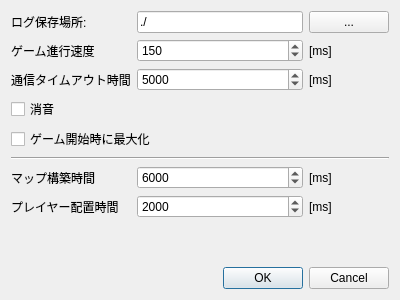
<?xml version="1.0" encoding="UTF-8"?>
<ui version="4.0">
 <class>SettingDialog</class>
 <widget class="QDialog" name="SettingDialog">
  <property name="geometry">
   <rect>
    <x>0</x>
    <y>0</y>
    <width>400</width>
    <height>300</height>
   </rect>
  </property>
  <property name="windowTitle">
   <string>Dialog</string>
  </property>
  <layout class="QVBoxLayout" name="verticalLayout">
   <item>
    <layout class="QGridLayout" name="gridLayout">
     <item row="3" column="0" colspan="3">
      <widget class="QCheckBox" name="SilentCheck">
       <property name="whatsThis">
        <string>チェックを入れた場合、BGMは鳴りません。</string>
       </property>
       <property name="text">
        <string>消音</string>
       </property>
      </widget>
     </item>
     <item row="6" column="2">
      <widget class="QLabel" name="label_7">
       <property name="text">
        <string>[ms]</string>
       </property>
      </widget>
     </item>
     <item row="1" column="1">
      <widget class="QSpinBox" name="Gamespeed">
       <property name="whatsThis">
        <string>ゲームの進行速度です。</string>
       </property>
       <property name="minimum">
        <number>0</number>
       </property>
       <property name="maximum">
        <number>10000</number>
       </property>
       <property name="singleStep">
        <number>10</number>
       </property>
       <property name="value">
        <number>150</number>
       </property>
      </widget>
     </item>
     <item row="4" column="0" colspan="3">
      <widget class="QCheckBox" name="MaximumCheck">
       <property name="whatsThis">
        <string>ゲーム開始時にウィンドウを最大化した状態で始めるかを設定できます。</string>
       </property>
       <property name="text">
        <string>ゲーム開始時に最大化</string>
       </property>
      </widget>
     </item>
     <item row="0" column="1">
      <widget class="QLineEdit" name="Log">
       <property name="whatsThis">
        <string>ログの保存場所のパスを設定します。</string>
       </property>
       <property name="text">
        <string>./</string>
       </property>
      </widget>
     </item>
     <item row="6" column="1">
      <widget class="QSpinBox" name="AnimeMapTime">
       <property name="minimum">
        <number>100</number>
       </property>
       <property name="maximum">
        <number>1000000000</number>
       </property>
       <property name="singleStep">
        <number>10</number>
       </property>
       <property name="value">
        <number>6000</number>
       </property>
      </widget>
     </item>
     <item row="2" column="1">
      <widget class="QSpinBox" name="Timeout">
       <property name="enabled">
        <bool>true</bool>
       </property>
       <property name="whatsThis">
        <string>&lt;html&gt;&lt;head/&gt;&lt;body&gt;&lt;p&gt;ゲーム中、通信対象が切断したとみなすまでの待機時間です。&lt;/p&gt;&lt;/body&gt;&lt;/html&gt;</string>
       </property>
       <property name="wrapping">
        <bool>false</bool>
       </property>
       <property name="minimum">
        <number>100</number>
       </property>
       <property name="maximum">
        <number>1000000000</number>
       </property>
       <property name="singleStep">
        <number>10</number>
       </property>
       <property name="value">
        <number>5000</number>
       </property>
      </widget>
     </item>
     <item row="2" column="2">
      <widget class="QLabel" name="label_5">
       <property name="text">
        <string>[ms]</string>
       </property>
      </widget>
     </item>
     <item row="6" column="0">
      <widget class="QLabel" name="label_6">
       <property name="text">
        <string>マップ構築時間</string>
       </property>
      </widget>
     </item>
     <item row="1" column="2">
      <widget class="QLabel" name="label_4">
       <property name="text">
        <string>[ms]</string>
       </property>
      </widget>
     </item>
     <item row="8" column="0" colspan="3">
      <spacer name="verticalSpacer">
       <property name="orientation">
        <enum>Qt::Orientation::Vertical</enum>
       </property>
       <property name="sizeHint" stdset="0">
        <size>
         <width>20</width>
         <height>40</height>
        </size>
       </property>
      </spacer>
     </item>
     <item row="0" column="0">
      <widget class="QLabel" name="label">
       <property name="text">
        <string>ログ保存場所:</string>
       </property>
      </widget>
     </item>
     <item row="0" column="2">
      <widget class="QPushButton" name="pushButton">
       <property name="text">
        <string>...</string>
       </property>
      </widget>
     </item>
     <item row="2" column="0">
      <widget class="QLabel" name="label_3">
       <property name="text">
        <string>通信タイムアウト時間</string>
       </property>
      </widget>
     </item>
     <item row="7" column="0">
      <widget class="QLabel" name="label_8">
       <property name="text">
        <string>プレイヤー配置時間</string>
       </property>
      </widget>
     </item>
     <item row="1" column="0">
      <widget class="QLabel" name="label_2">
       <property name="text">
        <string>ゲーム進行速度</string>
       </property>
      </widget>
     </item>
     <item row="5" column="0" colspan="3">
      <widget class="Line" name="line">
       <property name="orientation">
        <enum>Qt::Orientation::Horizontal</enum>
       </property>
      </widget>
     </item>
     <item row="7" column="1">
      <widget class="QSpinBox" name="AnimeTeamTime">
       <property name="minimum">
        <number>100</number>
       </property>
       <property name="maximum">
        <number>1000000000</number>
       </property>
       <property name="singleStep">
        <number>10</number>
       </property>
       <property name="value">
        <number>2000</number>
       </property>
      </widget>
     </item>
     <item row="7" column="2">
      <widget class="QLabel" name="label_17">
       <property name="text">
        <string>[ms]</string>
       </property>
      </widget>
     </item>
    </layout>
   </item>
   <item>
    <widget class="QDialogButtonBox" name="buttonBox">
     <property name="standardButtons">
      <set>QDialogButtonBox::StandardButton::Cancel|QDialogButtonBox::StandardButton::Ok</set>
     </property>
    </widget>
   </item>
  </layout>
 </widget>
 <tabstops>
  <tabstop>Log</tabstop>
  <tabstop>pushButton</tabstop>
  <tabstop>Gamespeed</tabstop>
  <tabstop>Timeout</tabstop>
  <tabstop>SilentCheck</tabstop>
  <tabstop>MaximumCheck</tabstop>
  <tabstop>AnimeMapTime</tabstop>
  <tabstop>AnimeTeamTime</tabstop>
 </tabstops>
 <resources/>
 <connections>
  <connection>
   <sender>buttonBox</sender>
   <signal>accepted()</signal>
   <receiver>SettingDialog</receiver>
   <slot>accept()</slot>
   <hints>
    <hint type="sourcelabel">
     <x>291</x>
     <y>273</y>
    </hint>
    <hint type="destinationlabel">
     <x>260</x>
     <y>248</y>
    </hint>
   </hints>
  </connection>
  <connection>
   <sender>buttonBox</sender>
   <signal>rejected()</signal>
   <receiver>SettingDialog</receiver>
   <slot>reject()</slot>
   <hints>
    <hint type="sourcelabel">
     <x>337</x>
     <y>282</y>
    </hint>
    <hint type="destinationlabel">
     <x>314</x>
     <y>240</y>
    </hint>
   </hints>
  </connection>
  <connection>
   <sender>pushButton</sender>
   <signal>clicked()</signal>
   <receiver>SettingDialog</receiver>
   <slot>openDirectory()</slot>
   <hints>
    <hint type="sourcelabel">
     <x>364</x>
     <y>37</y>
    </hint>
    <hint type="destinationlabel">
     <x>315</x>
     <y>164</y>
    </hint>
   </hints>
  </connection>
 </connections>
 <slots>
  <slot>openDirectory()</slot>
  <slot>ChangeVolume(int)</slot>
 </slots>
</ui>
